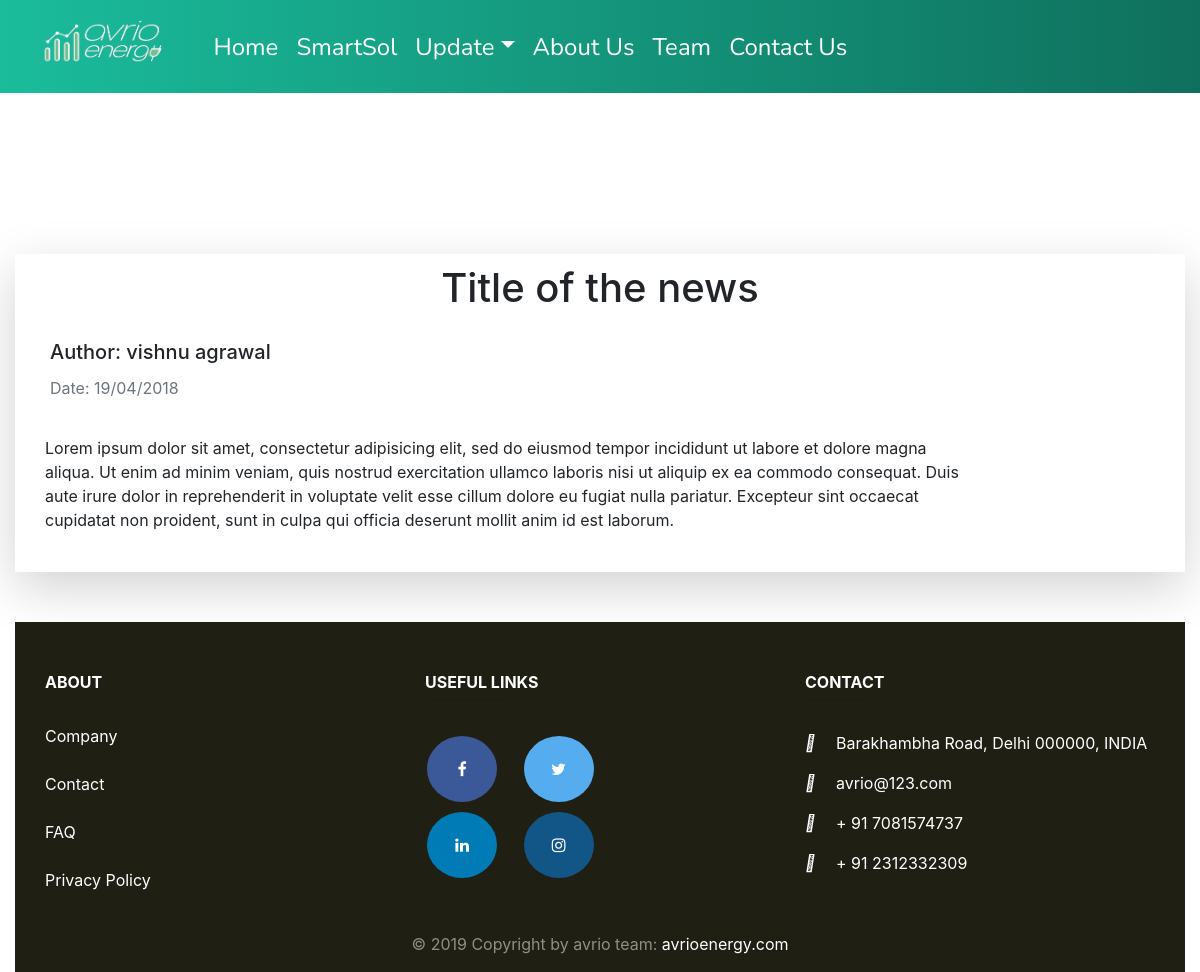
/core/blog/1/, run on the app's committed database.
### core/models.py (models this page shows, shortened)
class blogmodel(models.Model):
    title = models.CharField(max_length=200,unique=True)
    paragraph = models.CharField(max_length=2000)
    url = models.URLField(unique=True)
    date=models.CharField(max_length=50)
    button=models.CharField(max_length=50)
    author=models.CharField(max_length=50)

### core/views.py (the view)
# urls.py: path('blog/<int:pk>/', views.blogdetails.as_view(),name='detail'),
class blogdetails(DetailView):
    context_object_name = 'blog_details'
    model = models.blogmodel
    template_name = "blogdetails.html"

### core/templates/blogdetails.html (shortened to what this page needs)
{% extends "base_generic.html" %}
{% block content %}
{% load staticfiles %}
<link rel="stylesheet" href="{%static '/css/blogdetails.css'%}">
<div style="margin-top:130px">
  <div class="container-fluid justify-content-center">
    <div class="row">
      <div class="col-lg-12" align='center'>
      </div>
    </div>
    <div class="container-fluid justify-content-center border-0 shadow-lg" id="container_blog">
      <h1 class="shadow-bg" align="center">{{blog_details.title}}</h1>
      <div class="row">
        <div class="col-lg-4">
          <div class="card border-0">
            <div class="card-body">
              <h5 class="card-title">Author: {{blog_details.author}}</h5>
              <div class="text-muted">
                <p>Date: {{blog_details.date}}</p>
              </div>
            </div>
          </div>
        </div>
      </div>
      <div class="container" id="blog_paragraph">
        <div class="row">
          <div class="col-lg-10">
            <p>{{blog_details.paragraph}}</p>
            <br>
          </div>
        </div>
      </div>
    </div>
    {% endblock %}

### core/templates/base_generic.html (shortened to what this page needs)
<!DOCTYPE html>
<html style="width:100%">
<head>
  {% block title %}
  <title>
    {% load static %}
    Avrio Energy
  </title>{% endblock %}
  <link rel="stylesheet" href="{% static 'css/styles.css' %}">
  <link rel="stylesheet" href="https://stackpath.bootstrapcdn.com/bootstrap/4.3.1/css/bootstrap.min.css">
  <link rel="stylesheet" href="https://cdnjs.cloudflare.com/ajax/libs/font-awesome/4.7.0/css/font-awesome.min.css">
</head>
<body>
  <header>
    <nav class="navbar navbar-expand-lg navbar-light fixed-top">
      <a class="navbar-brand btn btn-link" href="/core/"> <img src="{% static 'images/logoinvert.png' %}" height="65px" id="logo" /></a>
      <div class="collapse navbar-collapse" id="navbarSupportedContent">
        <ul class="navbar-nav mr-auto">
          <li class="nav-item active">
            <a class="nav-link btn btn-link" href="/core/"style="color:white">Home <span class="sr-only">(current)</span></a>
          </li>
          <li class="nav-item">
            <a class="nav-link btn btn-link" href="/core/SmartSol"style="color:white">SmartSol</a>
          </li>
          <li class="nav-item dropdown">
            <a class="nav-link dropdown-toggle btn btn-link" data-toggle="dropdown" href="#" role="button" aria-haspopup="true" aria-expanded="true"style="color:white">Update</a>
          </li>
          <li class="nav-item">
            <a class="nav-link btn btn-link" style="color:white"href="/core/about_us">About Us</a>
          </li>
          <li class="nav-item">
            <a class="nav-link btn btn-link" style="color:white"href="/core/team">Team</a>
          </li>
          <li class="nav-item">
            <a class="nav-link btn btn-link"style="color:white" href="/core/contact">Contact Us</a>
          </li>
        </ul>
      </div>
    </nav>
  </header>
</body>
{% block content %}
{% endblock %}
<footer class="page-footer font-small blue-grey lighten-5">
  <div class="container text-center text-md-left mt-5">
    <div class="row mt-4">
      <div class="col-md-4 col-lg-4 col-xl-4">
        <h6 class="text-uppercase font-weight-bold">About</h6>
        <br>
        <div>
          <a class="dark-grey-text" href="/core/about_us">Company</a>
        </div>
        <br>
        <div>
          <a class="dark-grey-text" href="/core/contact">Contact</a>
        </div>
        <br>
        <div>
          <a class="dark-grey-text" href="/core/faq">FAQ</a>
        </div>
        <br>
        <div>
          <a class="dark-grey-text" href="/core/privacy">Privacy Policy</a>
        </div>
        <br>
      </div>
      <div class="col-md-4 col-lg-4 col-xl-4 justify-content-center">
        <h6 class="text-uppercase font-weight-bold">Useful links</h6>
        <hr class="teal accent-3 mb-4 mt-0 d-inline-block mx-auto">
        <div>
          <a href="http://www.facebook.com" target="_blank" class="fa fa-facebook"></a>
          <a href="http://www.twitter.com" target="_blank" class="fa fa-twitter"></a>
          <br>
          <a href="http://www.linkedin.com" target="_blank" class="fa fa-linkedin"></a>
          <a href="http://www.instagram.com" target="_blank" class="fa fa-instagram"></a>
        </div>
      </div>
      <div class="col-md-4 col-lg-4 col-xl-4">
        <h6 class="text-uppercase font-weight-bold">Contact</h6>
        <hr class="teal accent-3 mb-4 mt-0 d-inline-block mx-auto" style="width: 60px;">
        <br>
        <div>
          <i class="fas fa-home mr-3"></i> Barakhambha Road, Delhi 000000, INDIA</p>
        </div>
        <div>
          <i class="fas fa-envelope mr-3"></i> avrio@123.com</p>
        </div>
        <div>
          <i class="fas fa-phone mr-3"></i> + 91 7081574737</p>
        </div>
        <div>
          <i class="fas fa-print mr-3"></i> + 91 2312332309</p>
        </div>
        <br>
      </div>
    </div>
  </div>
  <div class="footer-copyright text-center text-white-50 py-3">© 2019 Copyright by avrio team:
    <a class="dark-grey-text" href="http://avrioenergy.in/">avrioenergy.com</a>
  </div>
</footer>
</html>

### core/static/css/styles.css (style rules this page uses)
.navbar { min-height:90px !important; }
a.nav-link { font-family: 'Nunito'; font-size:24px; }
.dropdown-toggle { color:white; font-size:20px; font-family:'Nunito', sans-serif; }
body { width: 100%; height: 100%; margin: 0; padding: 0; overflow-x: hidden; }
.fa { padding: 25px; font-size: 30px; width: 70px; text-align: center; text-decoration: none; margin: 5px 2px; border-radius: 50%; }
.fa-facebook { background: #3B5998; color: white; }
.fa-twitter { background: #55ACEE; color: white; }
.fa-linkedin { background: #007bb5; color: white; }
.fa-instagram { background: #125688; color: white; }
footer.page-footer { background-color: #1f1f14; padding-top:0.25%; width:100%; margin:0; }
.dark-grey-text { color:white; }
div.mt-4 { color:white; }
hr.teal { width: 80px; }

### core/static/css/blogdetails.css (style rules this page uses)
.col-lg-12 { margin-top:50px; }
#container_blog { background: white; align:center; margin-top:2%; }
h1 { margin-top:50px; padding-top:10px; }
#blog_paragraph { margin-bottom:50px; }

### data on the page
blogmodel: title "Title of the news", author "vishnu agrawal", date "19/04/2018", paragraph "Lorem ipsum dolor sit amet, consectetur adipisicing elit, sed do eiusmod tempor incididunt ut labore et dolore magna aliqua. Ut enim ad minim veniam, quis nostrud exercitation ullamco laboris nisi ut aliquip ex ea commodo consequat. Duis aute irure dolor in reprehenderit in voluptate velit esse cillum dolore eu fugiat nulla pariatur. Excepteur sint occaecat cupidatat non proident, sunt in culpa qui officia deserunt mollit anim id est laborum."
